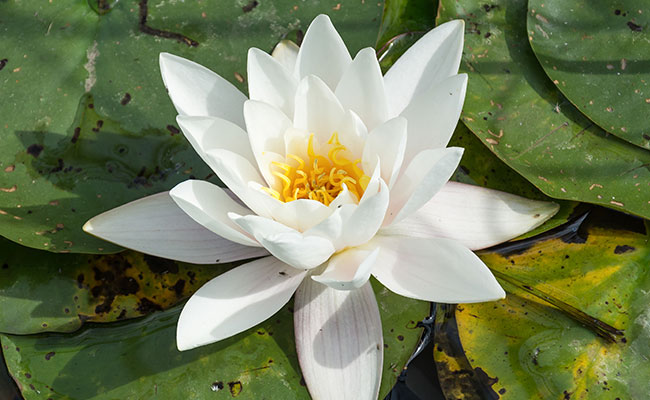
#> input picture Flower_Water_lily.jpg, 650 x 400 px, found by its file name
$ python Cartoon_Effect_On_Image.py
#> lines starting #> are read from the running program, lines starting #| are printed output that depends on the picture; after the words box and inside, x2 and y2 are one past the last pixel; in counts of white or black regions, pixels touching at a corner belong together
import cv2
import numpy as np

def read_img(filename):
    img = cv2.imread(filename)
#> img is the input picture: shape (400, 650, 3); mean B, G, R 92.8, 127.7, 117.6
    return img

def edge_detection(img, line_wdt, blur):
#> called with line_wdt = 9, blur = 7
    gray = cv2.cvtColor(img, cv2.COLOR_BGR2GRAY)
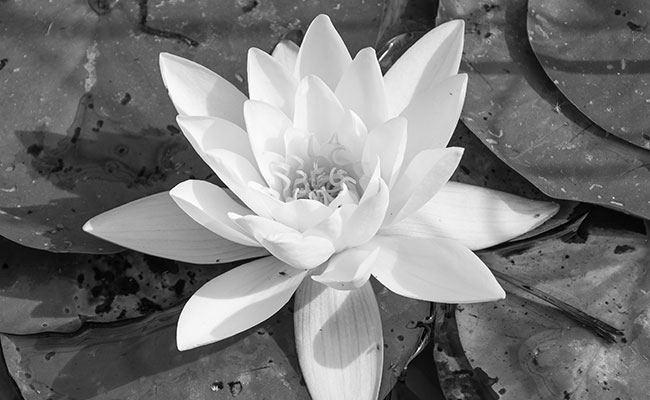
#> gray: shape (400, 650); min 0, max 255, mean 120.7
    grayBlur = cv2.medianBlur(gray, blur)
    # edges of the image
    edges = cv2.adaptiveThreshold(grayBlur, 255, cv2.ADAPTIVE_THRESH_MEAN_C, cv2.THRESH_BINARY, line_wdt, blur)
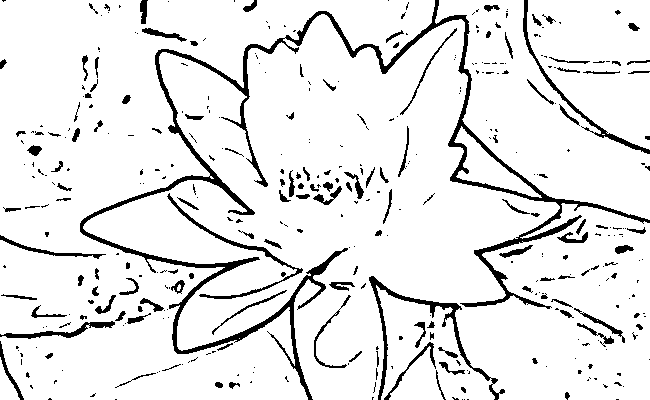
#> edges: shape (400, 650); 90.9% white; 388 black regions (250 under 20 px), largest, box (x1, y1, x2, y2) and area: (80, 0, 650, 400) 10438, (369, 276, 505, 400) 1395, (523, 0, 650, 154) 849
    return edges

# cartoon painting the image and k - means clustering
# Clustering we take two colors one is blue and green colors on image here the clustering will perform divided same colors of image one side and green color will other side.
def color_quantization(img, k):
    # data = matrix of the image
#> called with k = 6
    data = np.float32(img).reshape((-1, 3))
    criteria = (cv2.TERM_CRITERIA_EPS + cv2.TERM_CRITERIA_MAX_ITER, 20, 0.001)
    ret, label, center = cv2.kmeans(data, k, None, criteria, 10, cv2.KMEANS_RANDOM_CENTERS)
#> ret = 218250462.3; center = [[19.34, 42.78, 34.89], [211.9, 220.6, 218.2], [66.56, 118.2, 97.02], [21.7, 145.9, 170.6], [155.3, 167.4, 165.7], [39.86, 90.11, 71.19]]
    center = np.uint8(center)
#> center = [[19, 42, 34], [211, 220, 218], [66, 118, 97], [21, 145, 170], [155, 167, 165], [39, 90, 71]]
    result = center[label.flatten()]
    result = result.reshape(img.shape)
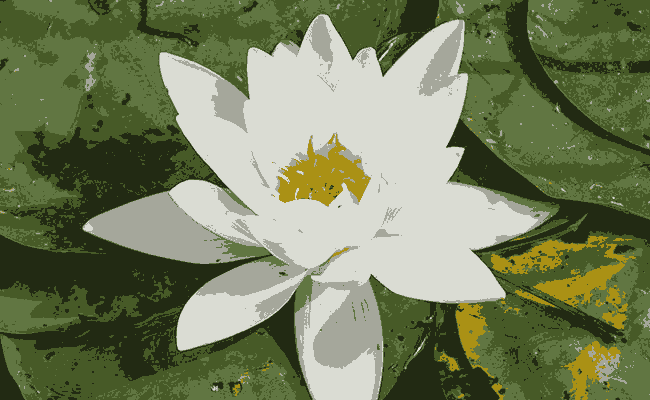
#> result: shape (400, 650, 3); mean B, G, R 92.1, 127.3, 117.3
    return result


img = read_img('C:\\Users\\HP\\Cartoon_Effect_On_Image-Project\\Flower_Water_lily.jpg')
line_wdt = 9
blur_value = 7
totalColors = 6

edgeImg = edge_detection(img, line_wdt, blur_value)
img = color_quantization(img, totalColors)
blurred = cv2.bilateralFilter(img, d=7, sigmaColor=200, sigmaSpace=200)
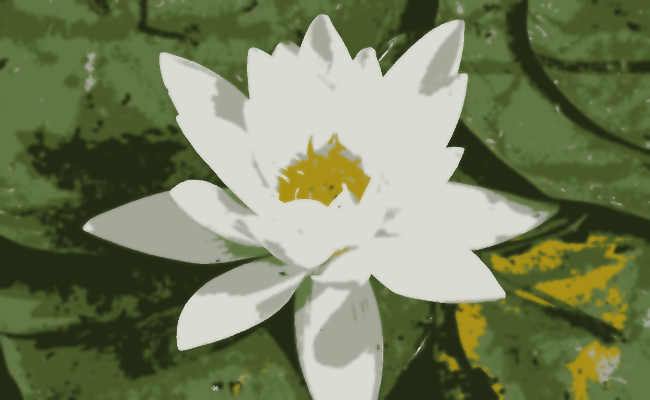
#> blurred: shape (400, 650, 3); mean B, G, R 92.1, 127.3, 117.3
cartoon = cv2.bitwise_and(blurred, blurred, mask=edgeImg)
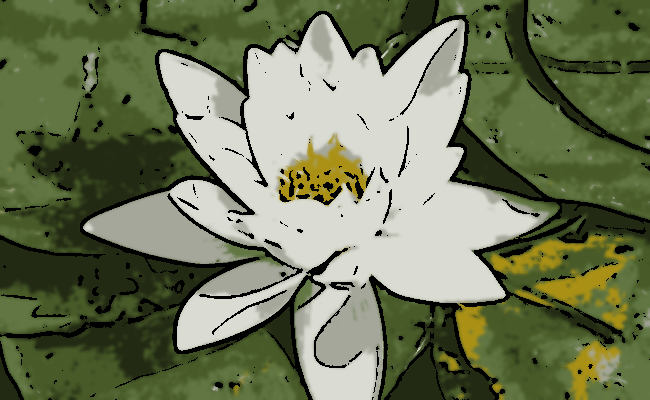
#> cartoon: shape (400, 650, 3); mean B, G, R 87.1, 119.2, 110
cv2.imwrite('cartoon1.jpg', cartoon)

$ run again, with Elon_musk.jpg copied over Flower_Water_lily.jpg
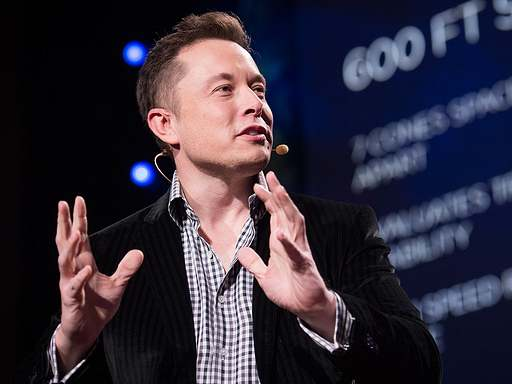
#> input picture Elon_musk.jpg, 512 x 384 px, found by its file name
#> in read_img, img is the input picture: shape (384, 512, 3); mean B, G, R 60.6, 46.6, 53.1
#> in edge_detection, `edges = cv2.adaptiveThreshold(grayBlur, 255, cv2.ADAPTIVE_THRESH_MEAN_..`:
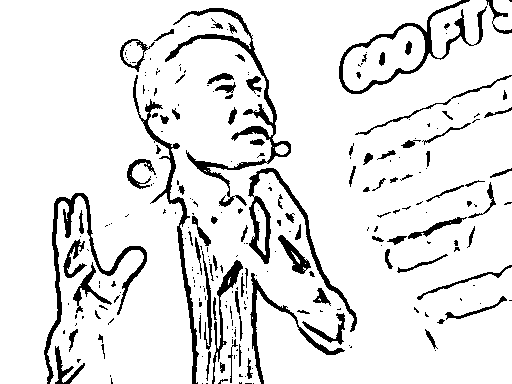
#> edges: shape (384, 512); 89.9% white; 266 black regions (168 under 20 px), largest, box (x1, y1, x2, y2) and area: (165, 8, 291, 207) 2490, (44, 193, 147, 384) 1924, (133, 75, 199, 384) 1641
#> in color_quantization, `ret, label, center = cv2.kmeans(data, k, None, criteria, 10, cv2.KMEAN..`: ret = 127917979; center = [[139.8, 107.7, 98.83], [134.8, 134.5, 179.3], [8.8, 4.46, 6.65], [75.03, 60.08, 73.63], [190, 190, 228.6], [47.35, 17.05, 11.98]]
#> in color_quantization, `center = np.uint8(center)`: center = [[139, 107, 98], [134, 134, 179], [8, 4, 6], [75, 60, 73], [189, 190, 228], [47, 17, 11]]
#> `cartoon = cv2.bitwise_and(blurred, blurred, mask=edgeImg)`:
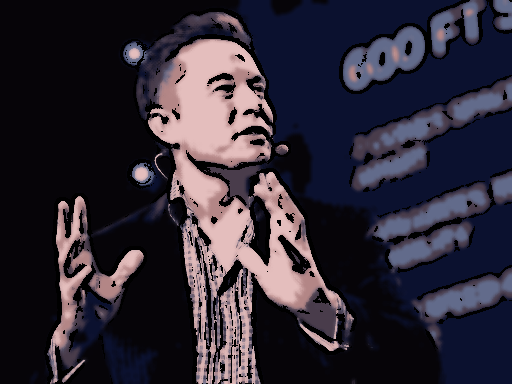
#> cartoon: shape (384, 512, 3); mean B, G, R 53.7, 41.6, 46.9
